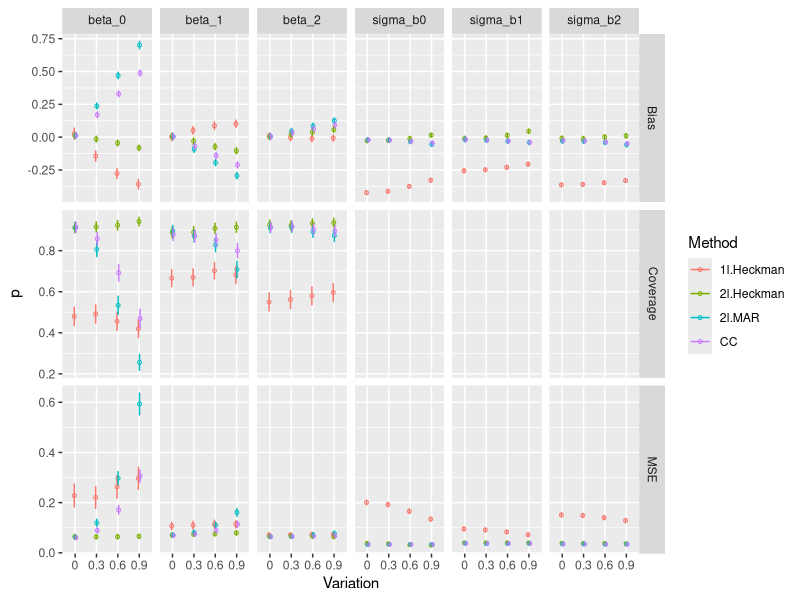

Here is the R script that generated this plot: (Note: this script raises an error after producing the figure.)
library(here)
library(data.table)
library(ggplot2)

# Arrange dataset
data<-as.data.table(readxl::read_xlsx(here('2.Simulation','Sim_results.xlsx'),sheet="Sheet1"))
head(data)
data<-data[,grep("Scenario|^Ns|^ni|Method|Variation|time|run|^Cov|^Qbar|^Re|^Emp|^Bias|^MSE|^MCMSE|^Mod", names(data)), with = FALSE]
colnames(data)<-c("Scenario","Ns","ni","Variation","Method",paste0("Mean_",0:6),"time", paste0("Cov_",0:2), paste0("Bias_",0:6),
                  paste0("MSE_",0:6),paste0("ModSE_",0:2),"run",paste0("EmpSE_",0:6),paste0("MCMSE_",0:6))
data<- setDT(melt(data, measure.vars = c( paste0("Mean_",0:6), paste0("Cov_",0:2),paste0("Bias_",0:6),paste0("MSE_",0:6),paste0("ModSE_",0:2),paste0("EmpSE_",0:6)
                                          ,paste0("MCMSE_",0:6)),
                  variable.name = "Statistic", value.name = "Value"))
data[, c("Statistic", "Parameter") := tstrsplit(Statistic, "_", fixed=TRUE)]
data<- setDT(dcast(data, Scenario + Ns + ni+ Variation+ Method + time + run + Parameter ~ Statistic, value.var = "Value"))
data[,SeCov:=sqrt(Cov*(1-Cov)/run)]
data[,Coverage:=Cov]
data[,SEBias:=EmpSE/run^0.5]
data[,Per_run:=run/5]
param_val <- c("0"="beta_0", "1"="beta_1", "2"="beta_2", 
               "3"="sigma_b0", "4"="sigma_b1", "5"="sigma_b2","6"= "sigma_e")

data[,Parameter := as.factor(param_val[data$Parameter])]

unique(data$Scenario)
datagraph<-data[Scenario=="Rho",c("Scenario","Variation","Method","Parameter","Bias","Cov","MSE","SEBias","SeCov","MCMSE")]
colnames(datagraph)<-c("Scenario","Variation","Method","Parameter","p_Bias","p_Cov","p_MSE","SE_Bias","SE_Cov","SE_MSE")

datagraph<-data.table::melt(setDT(datagraph), 
     measure = patterns("p_", "SE_"),
     variable.name = 'var', value.name = c('p', 'se'))
setDT(datagraph)[,criteria:=ifelse(var==1,"Bias",ifelse(var==2,"Coverage","MSE"))]

head(datagraph)
pd = position_dodge(.1)
ggplot(datagraph[Parameter%in%c("beta_0","beta_1","beta_2","sigma_b0","sigma_b1","sigma_b2")],aes(x= Variation,
                     y     = p,
                     color = Method)) +
  geom_point(shape = 1,
             size  = 1,
             position = pd) +
  geom_errorbar(aes(ymin  = p - 1.96*se,
                    ymax  = p + 1.96*se),
                width = 0.2,
                size  = 0.5,
                position = pd) +
  facet_grid(criteria~Parameter, scales="free",labeller = label_parsed)

+
  guides(color=guide_legend(title="Imputation method"))+
  theme(axis.text.x = element_text(angle =0,vjust=0.5,size=8),legend.position = "none")+
  ylab("Estimate")+xlab(varlab)+
  scale_color_brewer(palette="Dark2")
#scale_color_viridis(discrete=TRUE)



plot_cont_rho<-ggplot(long,aes(x=Variation,y=value,colour= Method,group=Method))+
  geom_point(aes(shape = Method),size  = 1) +
  facet_grid(criteria~Parameter, scales="free",labeller = label_parsed)+
  theme_light()+
  geom_hline(data = datalines1, aes(yintercept = Z),linetype='dotted')+
  theme(axis.text.x = element_text(angle =0,vjust=0.5,size=8),legend.position ="bottom")+
  theme(strip.background =element_rect(fill="white"))+
  theme(strip.text = element_text(colour = 'black'))+
  ylab("Value")+xlab(expression(rho))+
  scale_color_brewer(palette="Dark2")






# rho variation
data1<-data[Scenario=="Rho"&Method!="Heck_IPD_F"&Parameter%in%c("beta_1","sigma_b1","beta_2","sigma_b2"),]
data1[,Parameter := factor(Parameter, levels = c("beta_0","beta_1","beta_2","sigma_b0","sigma_b1","sigma_b2","sigma_e"),
                           ordered = TRUE, labels=c(expression(beta[0]),expression(beta[1]),expression(beta[2]),
                                                    expression(sigma[b*0]),expression(sigma[b*1]),expression(sigma[b*2]),
                                                    expression(sigma[e])))]
datalines1 <- data.table(Parameter = rep(c("beta_1", "beta_2","sigma_b1","sigma_b2"),4),
                         criteria = rep(c("Bias","Coverage","RMSE"),each=4),
                         Z = c(0,0,0,0,0.95,0.95,NA,NA,0,0,0,0))
datalines1[,Parameter := factor(Parameter, levels = c("beta_0","beta_1","beta_2","sigma_b0","sigma_b1","sigma_b2","sigma_e"),
                           ordered = TRUE, labels=c(expression(beta[0]),expression(beta[1]),expression(beta[2]),
                                                    expression(sigma[b*0]),expression(sigma[b*1]),expression(sigma[b*2]),
                                                    expression(sigma[e])))]

long <- melt(setDT(data1[,c("Variation","Method","Parameter","Bias","Coverage","RMSE")]),
             id.vars = c("Variation", "Method","Parameter"), variable.name = "criteria")
long$Variation<-as.factor(long$Variation)
long$Method<-as.factor(long$Method)
levels(long$Method)
long$Method <- factor(long$Method, levels = c("CC","1l.Heckman","2l.MAR","2l.Heckman"))


plot_cont_rho<-ggplot(long,aes(x=Variation,y=value,colour= Method,group=Method))+
  geom_point(aes(shape = Method),size  = 1) +
  facet_grid(criteria~Parameter, scales="free",labeller = label_parsed)+
  theme_light()+
  geom_hline(data = datalines1, aes(yintercept = Z),linetype='dotted')+
  theme(axis.text.x = element_text(angle =0,vjust=0.5,size=8),legend.position ="bottom")+
  theme(strip.background =element_rect(fill="white"))+
  theme(strip.text = element_text(colour = 'black'))+
  ylab("Value")+xlab(expression(rho))+
  scale_color_brewer(palette="Dark2")

# size variation
datas<-data[Scenario=="N"&Method!="Heck_IPD_F"&Parameter%in%c("beta_1","sigma_b1","beta_2","sigma_b2"),]
datas[,Parameter := factor(Parameter, levels = c("beta_0","beta_1","beta_2","sigma_b0","sigma_b1","sigma_b2","sigma_e"),
                           ordered = TRUE, labels=c(expression(beta[0]),expression(beta[1]),expression(beta[2]),
                                                    expression(sigma[b*0]),expression(sigma[b*1]),expression(sigma[b*2]),
                                                    expression(sigma[e])))]
datalines1 <- data.table(Parameter = rep(c("beta_1", "beta_2","sigma_b1","sigma_b2"),4),
                         criteria = rep(c("Bias","Coverage","EmpSE","RMSE"),each=4),
                         Z = c(0,0,0,0,0.95,0.95,NA,NA,NA,NA,NA,NA,0,0,0,0))
datalines1[,Parameter := factor(Parameter, levels = c("beta_0","beta_1","beta_2","sigma_b0","sigma_b1","sigma_b2","sigma_e"),
                                ordered = TRUE, labels=c(expression(beta[0]),expression(beta[1]),expression(beta[2]),
                                                         expression(sigma[b*0]),expression(sigma[b*1]),expression(sigma[b*2]),
                                                         expression(sigma[e])))]

longs <- melt(setDT(datas[,c("Variation","Method","Parameter","Bias","EmpSE","Coverage","RMSE")]),
             id.vars = c("Variation", "Method","Parameter"), variable.name = "criteria")
longs$Variation<-as.factor(longs$Variation)
levels(longs$Variation)<-c("N=10 \n ni=1000","N=10 \n ni=50","N=100 \n ni=1000")
longs$Variation <- factor(longs$Variation, levels = c("N=10 \n ni=50","N=10 \n ni=1000","N=100 \n ni=1000"))
longs$Method<-as.factor(longs$Method)
longs$Method <- factor(longs$Method, levels = c("CC","1l.Heckman","2l.MAR","2l.Heckman"))


figure_final_s<-ggplot(longs,aes(x=Variation,y=value,colour= Method,group=Method))+
  geom_point(aes(shape = Method),size  = 1) +
  facet_grid(criteria~Parameter, scales="free",labeller = label_parsed)+
  theme_light()+
  geom_hline(data = datalines1, aes(yintercept = Z),linetype='dotted')+
  theme(axis.text.x = element_text(angle =0,vjust=0.5,size=8),legend.position ="bottom")+
  theme(strip.background =element_rect(fill="white"))+
  theme(strip.text = element_text(colour = 'black'))+
  ylab("Value")+xlab("Number of clusters(N) and sample size(ni)")+
  scale_color_brewer(palette="Dark2")
 
  
